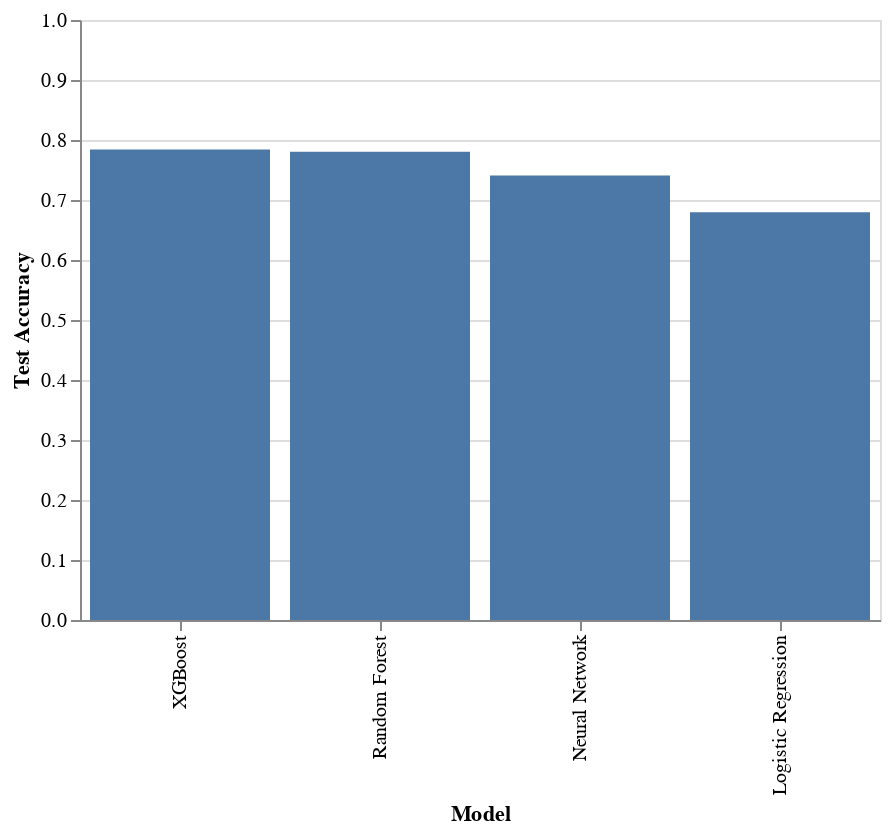

Notebook code for this chart:
### Markdown cell above
**What to look for:**
- **Loss decreasing**: Model is learning
- **Validation loss tracking training loss**: No overfitting
- **Gap between train/val**: If validation loss increases while training decreases, you're overfitting

## Part 8: Compare with Traditional ML

Let's see how deep learning compares to traditional ML methods on this dataset.

### Code cell
from sklearn.linear_model import LogisticRegression
from sklearn.ensemble import RandomForestClassifier
import xgboost as xgb

# Logistic Regression
lr = LogisticRegression(max_iter=1000, random_state=42)
lr.fit(X_train_scaled, y_train)
lr_pred = lr.predict(X_test_scaled)
lr_acc = accuracy_score(y_test, lr_pred)

# Random Forest
rf = RandomForestClassifier(n_estimators=100, random_state=42, n_jobs=-1)
rf.fit(X_train_scaled, y_train)
rf_pred = rf.predict(X_test_scaled)
rf_acc = accuracy_score(y_test, rf_pred)

# XGBoost
xgb_clf = xgb.XGBClassifier(n_estimators=100, random_state=42, n_jobs=-1)
xgb_clf.fit(X_train_scaled, y_train)
xgb_pred = xgb_clf.predict(X_test_scaled)
xgb_acc = accuracy_score(y_test, xgb_pred)

# Compare
comparison = pd.DataFrame({
    'Model': ['Logistic Regression', 'Random Forest', 'XGBoost', 'Neural Network'],
    'Accuracy': [lr_acc, rf_acc, xgb_acc, test_accuracy]
})

print("=== Model Comparison ===")
print(comparison.to_string(index=False))

# Visualize
alt.Chart(comparison).mark_bar().encode(
    x=alt.X('Model:N', title='Model', sort='-y'),
    y=alt.Y('Accuracy:Q', title='Test Accuracy', scale=alt.Scale(domain=[0, 1]))
).properties(
    width=400,
    height=300
)

### Figure 1 — Vega-Lite specification as saved in the notebook (floating-point values rounded to 4 significant figures)
{"config": {"view": {"continuousWidth": 300, "continuousHeight": 300}}, "data": {"name": "data-ea57aae71e2fdc1f387403af42c2bd79"}, "mark": {"type": "bar"}, "encoding": {"x": {"field": "Model", "sort": "-y", "title": "Model", "type": "nominal"}, "y": {"field": "Accuracy", "scale": {"domain": [0, 1]}, "title": "Test Accuracy", "type": "quantitative"}}, "height": 300, "width": 400, "$schema": "https://vega.github.io/schema/vega-lite/v6.1.0.json", "datasets": {"data-ea57aae71e2fdc1f387403af42c2bd79": [{"Model": "Logistic Regression", "Accuracy": 0.6795}, {"Model": "Random Forest", "Accuracy": 0.7805}, {"Model": "XGBoost", "Accuracy": 0.784}, {"Model": "Neural Network", "Accuracy": 0.741}]}}
